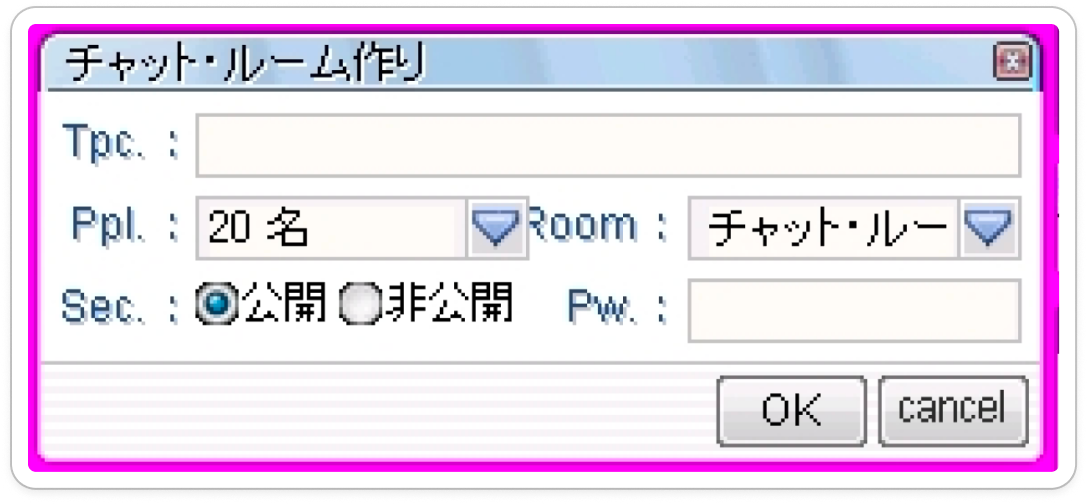
#> input picture artifacts/references/custom-filters-ro-v001/style-chat-room.png, 1088 x 504 px
$ python -i assemble_custom_filters_ro_v002.py   (imports and definitions only)
#> lines starting #> are read from the running program, lines starting #| are printed output that depends on the picture; after the words box and inside, x2 and y2 are one past the last pixel; in counts of white or black regions, pixels touching at a corner belong together
#> further down, picture is the input picture: PIL image 1088x504 RGBA; mean R, G, B, A 221.9, 209.1, 225.4, 238
#!/usr/bin/env python3.12
"""Build Issue #138 v002 from source-derived RO chrome.

The source window is widened only to make the required English copy fit at one
source-matched size. Existing controls are never redrawn: the OK/cancel pair,
dropdown arrows, and radio sprites are copied from the full-resolution source
without resizing. The prior v001 remains rejected evidence.
"""
from __future__ import annotations

import argparse
import hashlib
import json
from pathlib import Path

from PIL import Image, ImageChops, ImageDraw, ImageFont


ROOT = Path(__file__).resolve().parents[1]
REFERENCE_DIR = ROOT / "artifacts/references/custom-filters-ro-v001"
STYLE_SOURCE = REFERENCE_DIR / "style-chat-room.png"
DATA_SOURCE = REFERENCE_DIR / "data-sort-dropdown.png"
RENDER_RUN = ROOT / "artifacts/runs/custom-filters-ro-render-v001"
QWEN_POPUP_SOURCE = RENDER_RUN / "image-01.png"
QWEN_POPUP_SOURCE_SHA256 = "b61a9c82e151ab3e1db5e4557644f27ba4c9da3030c98038c1a0f41ab92e355c"
# Candidate 1's missing-element contribution: popup frame and row surface only.
# Generated glyphs are deliberately excluded and replaced deterministically.
QWEN_POPUP_BOX = (1150, 374, 1768, 864)
QWEN_SELECTED_ROW_BOTTOM = 64
REJECTED_V001 = (
    ROOT
    / "artifacts/runs/custom-filters-ro-assembly-v001/custom-filters-closed.png"
)
DEFAULT_OUTPUT = ROOT / "artifacts/runs/custom-filters-ro-assembly-v002"
FONT = ROOT / "godot/fonts/PixelMplus10-Regular.ttf"
FONT_SHA256 = "01b5e4aea5a3bbe80463c178e7868d5a34cd75e8ed7bc4d97097ebb1a71af7c7"

SOURCE_SIZE = (1088, 504)
REVIEW_SIZE = (1344, 504)
OPEN_REVIEW_SIZE = (1344, 784)
NATIVE_SIZE = (336, 126)
OPEN_NATIVE_SIZE = (336, 196)
SCALE = 4

BODY_FONT_SIZE = 40
TITLE_FONT_SIZE = 48
ROW_BASELINES = (120, 204, 288)

SOURCE_TITLE_BLANK_BOX = (430, 28, 970, 88)
SOURCE_BLANK_FIELD_BOX = (196, 112, 1024, 180)
SOURCE_DROPDOWN_BOX = (196, 196, 532, 260)
SOURCE_ARROW_BOX = (468, 200, 532, 260)
SOURCE_ON_RADIO_BOX = (196, 280, 244, 336)
SOURCE_OFF_RADIO_BOX = (340, 280, 388, 336)
SOURCE_BUTTON_PAIR_BOX = (712, 376, 1036, 460)

TITLE_FIELD_BOX = (376, 112, 1280, 180)
PAGE_FIELD_BOX = (392, 196, 616, 260)
# The sort control is widened by extending only its source-owned field middle.
# Its arrow/divider remains a byte-exact source crop, and the popup shares the
# control's left and right edges.
SORT_FIELD_BOX = (808, 196, 1292, 260)
PAGE_ARROW_BOX = (552, 200, 616, 260)
SORT_ARROW_BOX = (1228, 200, 1292, 260)
TARGET_ON_RADIO_BOX = SOURCE_ON_RADIO_BOX
TARGET_OFF_RADIO_BOX = SOURCE_OFF_RADIO_BOX
TARGET_BUTTON_PAIR_BOX = (968, 376, 1292, 460)
POPUP_BOX = (808, 256, 1292, 768)
POPUP_ROW_SPACING = 56

TITLE_EDIT_BOX = (40, 24, 760, 96)
ROW_ONE_EDIT_BOX = (48, 104, 1296, 184)
ROW_TWO_EDIT_BOX = (48, 188, 1296, 268)
ROW_THREE_EDIT_BOX = (48, 272, 520, 344)
BUTTON_EDIT_BOX = TARGET_BUTTON_PAIR_BOX
EDIT_BOXES = (
    TITLE_EDIT_BOX,
    ROW_ONE_EDIT_BOX,
    ROW_TWO_EDIT_BOX,
    ROW_THREE_EDIT_BOX,
    BUTTON_EDIT_BOX,
)

LABEL_INK = (26, 68, 102, 255)
BODY_INK = (16, 16, 16, 255)
WHITE = (255, 255, 255, 255)

SORT_OPTIONS = (
    "Relevance",
    "Title (a-z)",
    "Title (z-a)",
    "Date (newest-oldest)",
    "Date (oldest-newest)",
    "Artist/Maker (a-z)",
    "Artist/Maker (z-a)",
    "Accession Number (0-9)",
    "Accession Number (9-0)",
)

BODY_TEXT_RULES = (
    {"text": "Custom filters:", "xy": (56, ROW_BASELINES[0]), "size": BODY_FONT_SIZE, "fill": LABEL_INK},
    {"text": "Images per page:", "xy": (52, ROW_BASELINES[1]), "size": BODY_FONT_SIZE, "fill": LABEL_INK},
    {"text": "20", "xy": (408, ROW_BASELINES[1]), "size": BODY_FONT_SIZE, "fill": BODY_INK},
    {"text": "Sort by:", "xy": (640, ROW_BASELINES[1]), "size": BODY_FONT_SIZE, "fill": LABEL_INK},
    {"text": "Relevance", "xy": (824, ROW_BASELINES[1]), "size": BODY_FONT_SIZE, "fill": BODY_INK},
    {"text": "On", "xy": (252, ROW_BASELINES[2]), "size": BODY_FONT_SIZE, "fill": BODY_INK},
    {"text": "Off", "xy": (400, ROW_BASELINES[2]), "size": BODY_FONT_SIZE, "fill": BODY_INK},
)

EXACT_COPY = {
    "title": "Custom filters",
    "custom_filters": "Custom filters:",
    "images_per_page": "Images per page:",
    "page_value": "20",
    "sort_by": "Sort by:",
    "selected_sort": "Relevance",
    "choices": ("On", "Off"),
    "source_buttons": ("OK", "cancel"),
    "sort_options": SORT_OPTIONS,
}


# [13 lines left out: functions sha256, repo_path, not called in this run]


def changed_pixel_mask(before: Image.Image, after: Image.Image) -> Image.Image:
    if before.size != after.size:
        raise ValueError(f"image sizes differ: {before.size} != {after.size}")
    channels = ImageChops.difference(
        before.convert("RGBA"), after.convert("RGBA")
    ).split()
    maximum = channels[0]
    for channel in channels[1:]:
        maximum = ImageChops.lighter(maximum, channel)
    return maximum.point(lambda value: 255 if value else 0)


def count_pixels(mask: Image.Image) -> int:
    return sum(mask.convert("L").histogram()[1:])


def assembly_edit_mask() -> Image.Image:
    """Predeclare content edits relative to the widened source-derived shell.

    This is not an ADR 0002 exact-preservation mask against the differently
    sized source image. Exactness is claimed only for named source sprites.
    """
    permitted = Image.new("L", REVIEW_SIZE, 0)
    for box in EDIT_BOXES:
        permitted.paste(255, box)
    return permitted


def draw_text(
    image: Image.Image,
    xy: tuple[int, int],
    text: str,
    *,
    size: int,
    fill: tuple[int, int, int, int],
    highlight: tuple[int, int, int, int] | None = None,
) -> None:
    draw = ImageDraw.Draw(image)
    draw.fontmode = "1"
    font = ImageFont.truetype(str(FONT), size)
    if highlight is not None:
        draw.text((xy[0] - 4, xy[1] - 4), text, font=font, fill=highlight)
    draw.text(xy, text, font=font, fill=fill)


def horizontal_nine_slice(
    source: Image.Image, width: int, cap: int = 12
) -> Image.Image:
    if width < 2 * cap:
        raise ValueError("nine-slice target is narrower than its caps")
    output = Image.new(source.mode, (width, source.height))
    output.paste(source.crop((0, 0, cap, source.height)), (0, 0))
    middle = source.crop((cap, 0, source.width - cap, source.height)).resize(
        (width - 2 * cap, source.height), Image.Resampling.LANCZOS
    )
    output.paste(middle, (cap, 0))
    output.paste(
        source.crop((source.width - cap, 0, source.width, source.height)),
        (width - cap, 0),
    )
    return output


def clean_dropdown_sprite(source: Image.Image) -> Image.Image:
    control = source.crop(SOURCE_DROPDOWN_BOX)
    # Restore the text interior from the source's blank top field. The bevel,
    # divider and arrow remain untouched source pixels.
    blank = source.crop((208, 124, 456, 172))
    control.paste(blank, (12, 8))
    return control


def source_dropdown(source: Image.Image, width: int) -> Image.Image:
    """Extend only the source field middle and retain its exact arrow sprite."""
    clean = clean_dropdown_sprite(source)
    arrow_width = SOURCE_ARROW_BOX[2] - SOURCE_ARROW_BOX[0]
    body = clean.crop((0, 0, clean.width - arrow_width, clean.height))
    output = Image.new("RGBA", (width, clean.height))
    output.paste(horizontal_nine_slice(body, width - arrow_width), (0, 0))
    output.paste(clean.crop((clean.width - arrow_width, 0, clean.width, clean.height)), (width - arrow_width, 0))
    return output


def widened_shell(source: Image.Image) -> Image.Image:
    source = source.convert("RGBA")
    if source.size != SOURCE_SIZE:
        raise ValueError(f"style source must be {SOURCE_SIZE}, got {source.size}")

    output = source.resize(REVIEW_SIZE, Image.Resampling.LANCZOS)
    # Restore exact side caps after the horizontal extension.
    output.paste(source.crop((0, 0, 48, 504)), (0, 0))
    output.paste(source.crop((1040, 0, 1088, 504)), (1296, 0))

    # One continuous source-derived glass field; no title-sized blue patch.
    clean_title = source.crop(SOURCE_TITLE_BLANK_BOX).resize(
        (1184, 60), Image.Resampling.LANCZOS
    )
    output.paste(clean_title, (48, 28))
    output.paste(source.crop((976, 20, 1040, 92)), (1232, 20))

    body_fill = source.getpixel((540, 348))
#> body_fill = (255, 255, 255, 255)
    ImageDraw.Draw(output).rectangle((48, 96, 1295, 351), fill=body_fill)

    # Rebuild the footer from a clean source stripe, then reapply the exact
    # source button crop during Assembly.
    footer = source.crop((48, 368, 700, 460)).resize(
        (1248, 92), Image.Resampling.LANCZOS
    )
    output.paste(footer, (48, 368))
    return output


def assemble_closed(
    source: Image.Image,
) -> tuple[Image.Image, Image.Image, Image.Image]:
    baseline = widened_shell(source)
    permitted = assembly_edit_mask()
#> in assembly_edit_mask, `permitted = Image.new("L", REVIEW_SIZE, 0)`: permitted: PIL image 1344x504 L; every value is 0
#> after the loop in assembly_edit_mask, `for box in EDIT_BOXES:`:
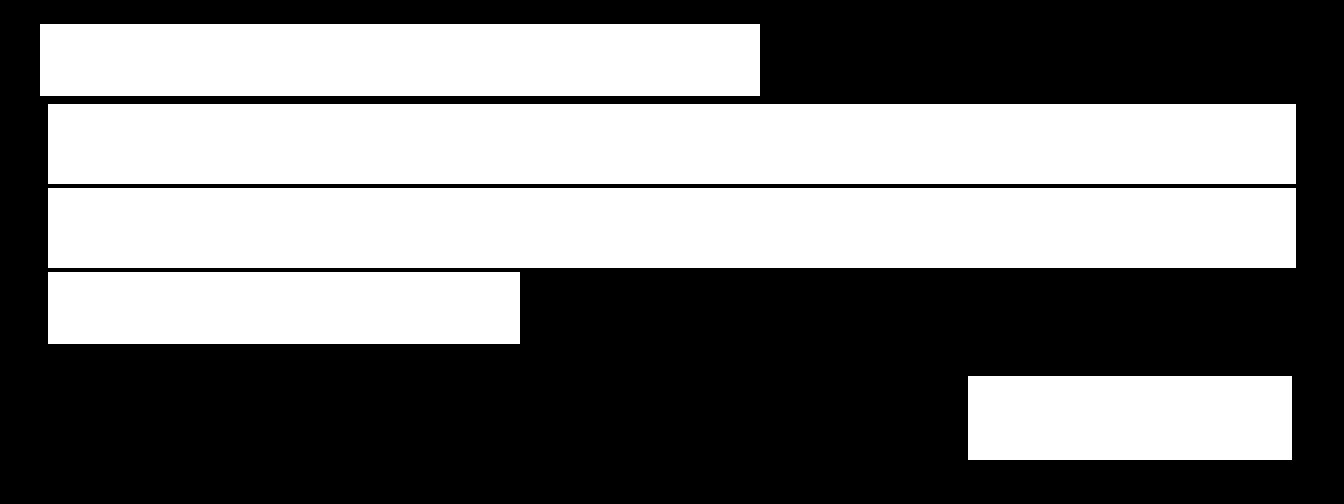
#> permitted: PIL image 1344x504 L; 46.2% white; 5 white regions, box (x1, y1, x2, y2) and area: (48, 104, 1296, 184) 99840, (48, 188, 1296, 268) 99840, (40, 24, 760, 96) 51840, (48, 272, 520, 344) 33984, (968, 376, 1292, 460) 27216
    output = baseline.copy()

    draw_text(
        output,
        (60, 36),
        EXACT_COPY["title"],
        size=TITLE_FONT_SIZE,
        fill=BODY_INK,
        highlight=WHITE,
    )

    blank_field = source.crop(SOURCE_BLANK_FIELD_BOX)
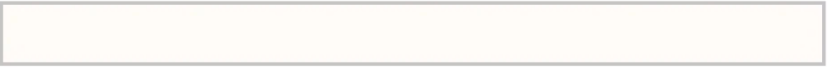
#> blank_field: PIL image 828x68 RGBA; mean R, G, B, A 248.4, 245.7, 242.4, 255
    output.paste(
        horizontal_nine_slice(
            blank_field, TITLE_FIELD_BOX[2] - TITLE_FIELD_BOX[0]
        ),
        TITLE_FIELD_BOX[:2],
    )
#> in horizontal_nine_slice, `output = Image.new(source.mode, (width, source.height))`: output: PIL image 904x68 RGBA; every value is 0
#> output: PIL image 1344x504 RGBA

    output.paste(
        source_dropdown(source, PAGE_FIELD_BOX[2] - PAGE_FIELD_BOX[0]),
        PAGE_FIELD_BOX[:2],
    )
#> in clean_dropdown_sprite, `control.paste(blank, (12, 8))`:
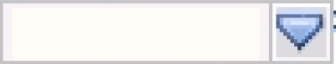
#> control: PIL image 336x64 RGBA; mean R, G, B, A 237.6, 236.2, 237.3, 255
#> in source_dropdown, `body = clean.crop((0, 0, clean.width - arrow_width, clean.height))`:
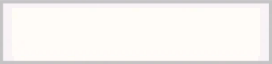
#> body: PIL image 272x64 RGBA; mean R, G, B, A 247.2, 243.9, 241.5, 255
#> in source_dropdown, `output = Image.new("RGBA", (width, clean.height))`: output: PIL image 224x64 RGBA; every value is 0
#> in horizontal_nine_slice (call 2), `output = Image.new(source.mode, (width, source.height))`: output: PIL image 160x64 RGBA; every value is 0
#> output: PIL image 1344x504 RGBA
    output.paste(
        source_dropdown(source, SORT_FIELD_BOX[2] - SORT_FIELD_BOX[0]),
        SORT_FIELD_BOX[:2],
    )
#> in source_dropdown (call 2), `output = Image.new("RGBA", (width, clean.height))`: output: PIL image 484x64 RGBA; every value is 0
#> call 3 of horizontal_nine_slice, with width = 420, cap = 12
#> in horizontal_nine_slice (call 3), `output = Image.new(source.mode, (width, source.height))`: output: PIL image 420x64 RGBA; every value is 0
#> in horizontal_nine_slice (call 3), `middle = source.crop((cap, 0, source.width - cap, source.height)).resi..`:
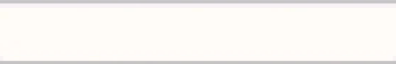
#> middle: PIL image 396x64 RGBA; mean R, G, B, A 248.7, 245.5, 242.7, 255
#> output: PIL image 1344x504 RGBA

    output.paste(source.crop(SOURCE_ON_RADIO_BOX), TARGET_ON_RADIO_BOX[:2])
    output.paste(source.crop(SOURCE_OFF_RADIO_BOX), TARGET_OFF_RADIO_BOX[:2])
    output.paste(source.crop(SOURCE_BUTTON_PAIR_BOX), TARGET_BUTTON_PAIR_BOX[:2])

    for rule in BODY_TEXT_RULES:
        draw_text(
            output,
            rule["xy"],
            rule["text"],
            size=rule["size"],
            fill=rule["fill"],
        )
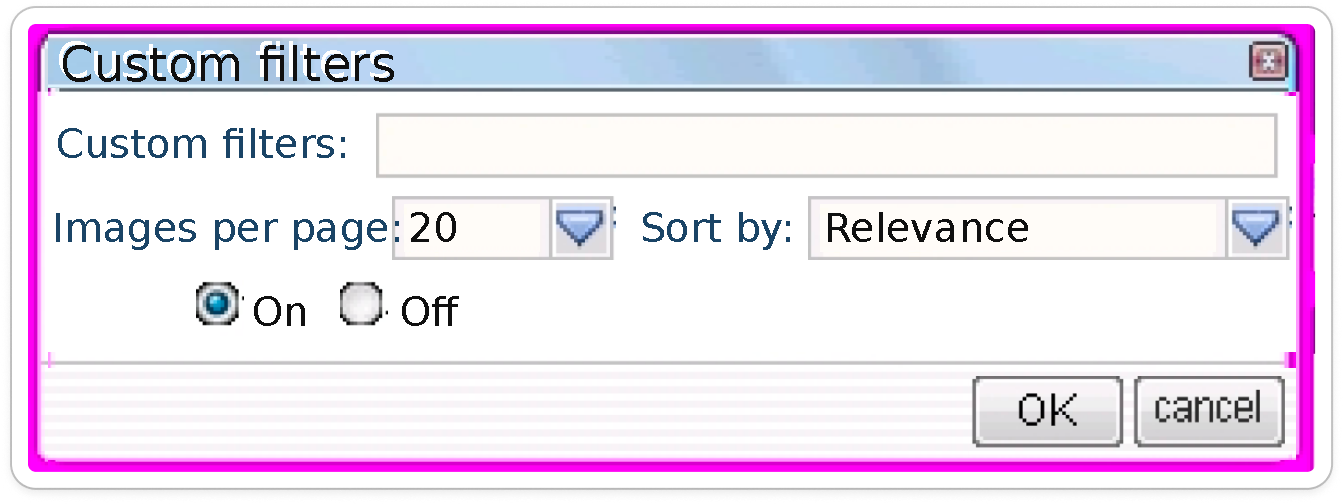
#> output: PIL image 1344x504 RGBA; mean R, G, B, A 224.5, 213, 228.9, 239; transparent parts drawn white

    actual = changed_pixel_mask(baseline, output)
#> in changed_pixel_mask, `maximum = channels[0]`:
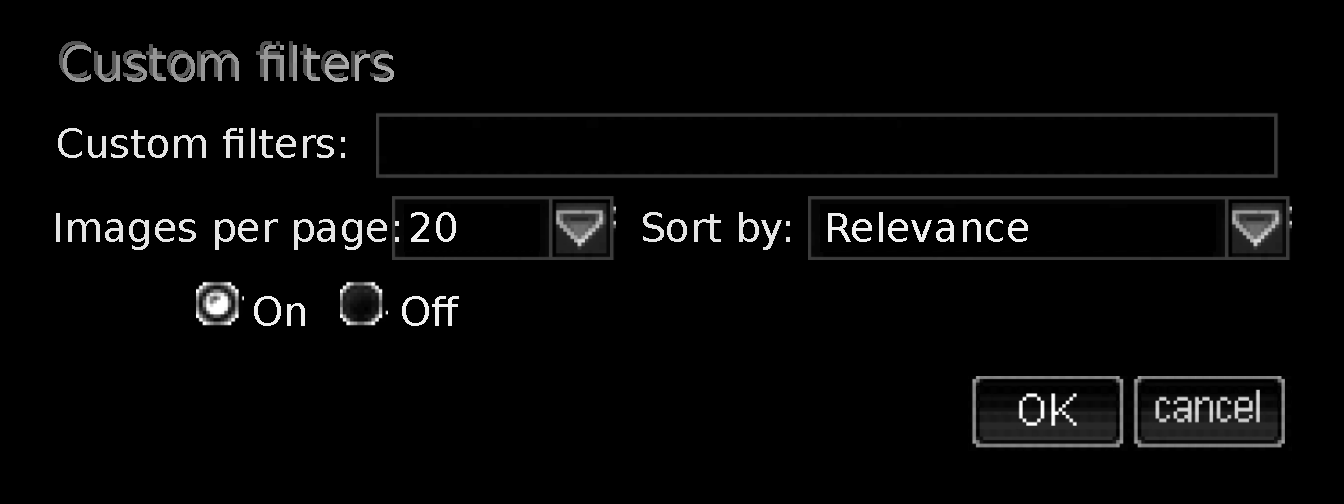
#> maximum: PIL image 1344x504 L; min 0, max 255, mean 8.3
#> the loop in changed_pixel_mask, `for channel in channels[1:]:` made 3 passes
    outside = ImageChops.multiply(actual, ImageChops.invert(permitted))
    if outside.getbbox() is not None:
        raise RuntimeError(
            f"Assembly changed pixels outside declared regions: {outside.getbbox()}"
        )
    return output, permitted, baseline


# [228 lines left out: functions qwen_popup_surface, popup_panel, assemble_open, make_contact_sheet, main, not called in this run]


# [2 lines not run here, left out]

>>> from PIL import Image
>>> picture = Image.open('../artifacts/references/custom-filters-ro-v001/style-chat-room.png')
>>> result = assemble_closed(picture)
